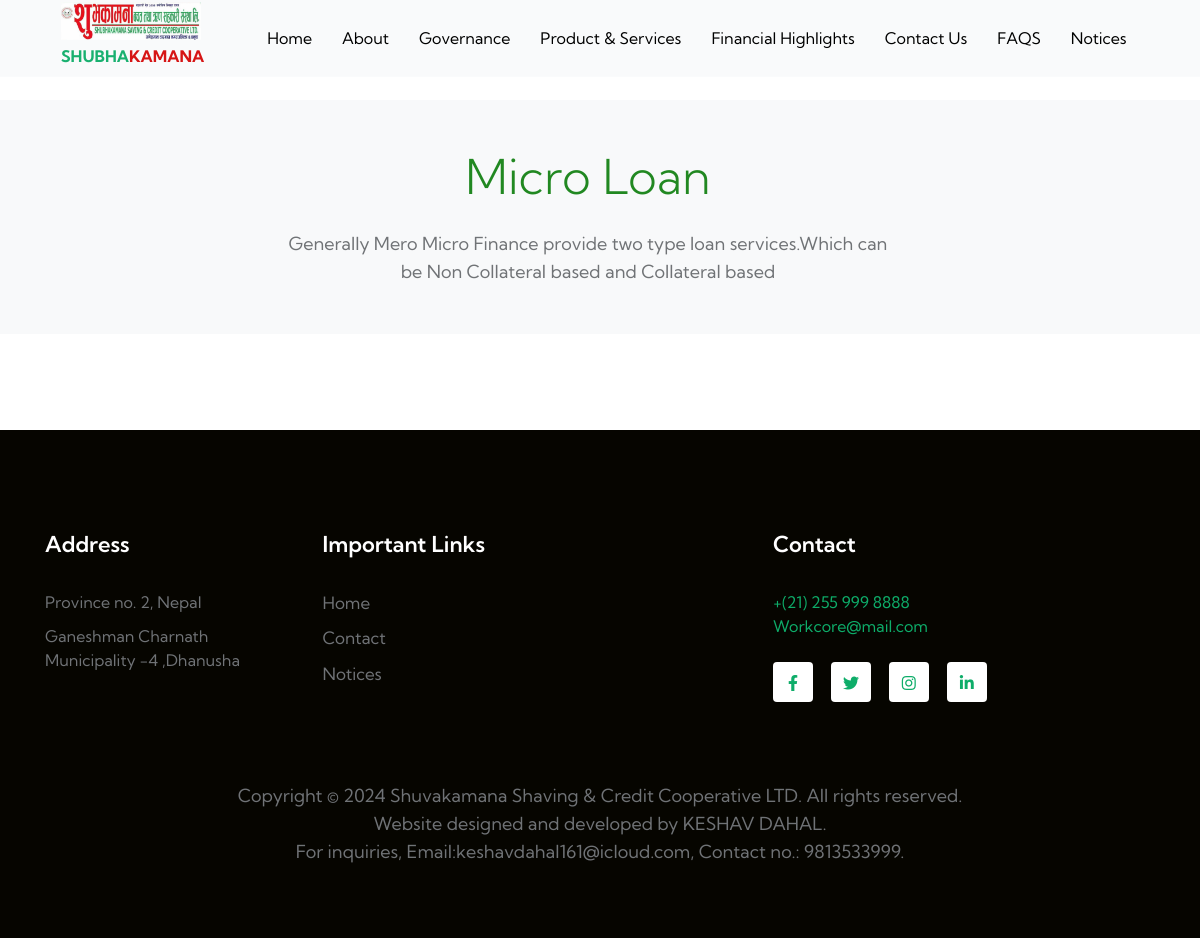
Page /Service/2/ on the committed database.
### app/models.py (models this page shows, shortened)
class Service(models.Model):
    title = models.CharField(max_length=100)
    description = RichTextField()

### app/views.py (the view)
# urls.py: path('Service/<int:service_id>/', views.service_detail, name='service_detail'),
def service_detail(request, service_id):
    service = get_object_or_404(Service, pk=service_id)  # Use get_object_or_404 to handle object not found
    sub_services = SubService.objects.filter(service=service)
    return render(request, 'app/service_detail.html', {'service': service, 'sub_services': sub_services})

### app/templates/app/service_detail.html (shortened to what this page needs)
{% extends 'app/base.html' %}
{% load static %}
{% block content %}
<div class="container-fluid">
    <div class="row">
        <div class="col">
            <div style="height: 100px;"></div>
        </div>
    </div>
</div>
<section class="service-detail-section bg-light py-5">
    <div class="container">
        <div class="row justify-content-center">
            <div class="col-md-10 col-lg-8 col-xl-7 text-center">
                <h2 class="mb-4 display-5">{{ service.title }}</h2>
                {{ service.description|safe }}
            </div>
        </div>
    </div>
</section>
<section class="sub-services-section py-5">
</section>
{% endblock %}

### rows in the picture
Service: title "Micro Loan", description "Generally Mero Micro Finance provide two type loan services.Which can be Non Collateral based and Collateral based"
